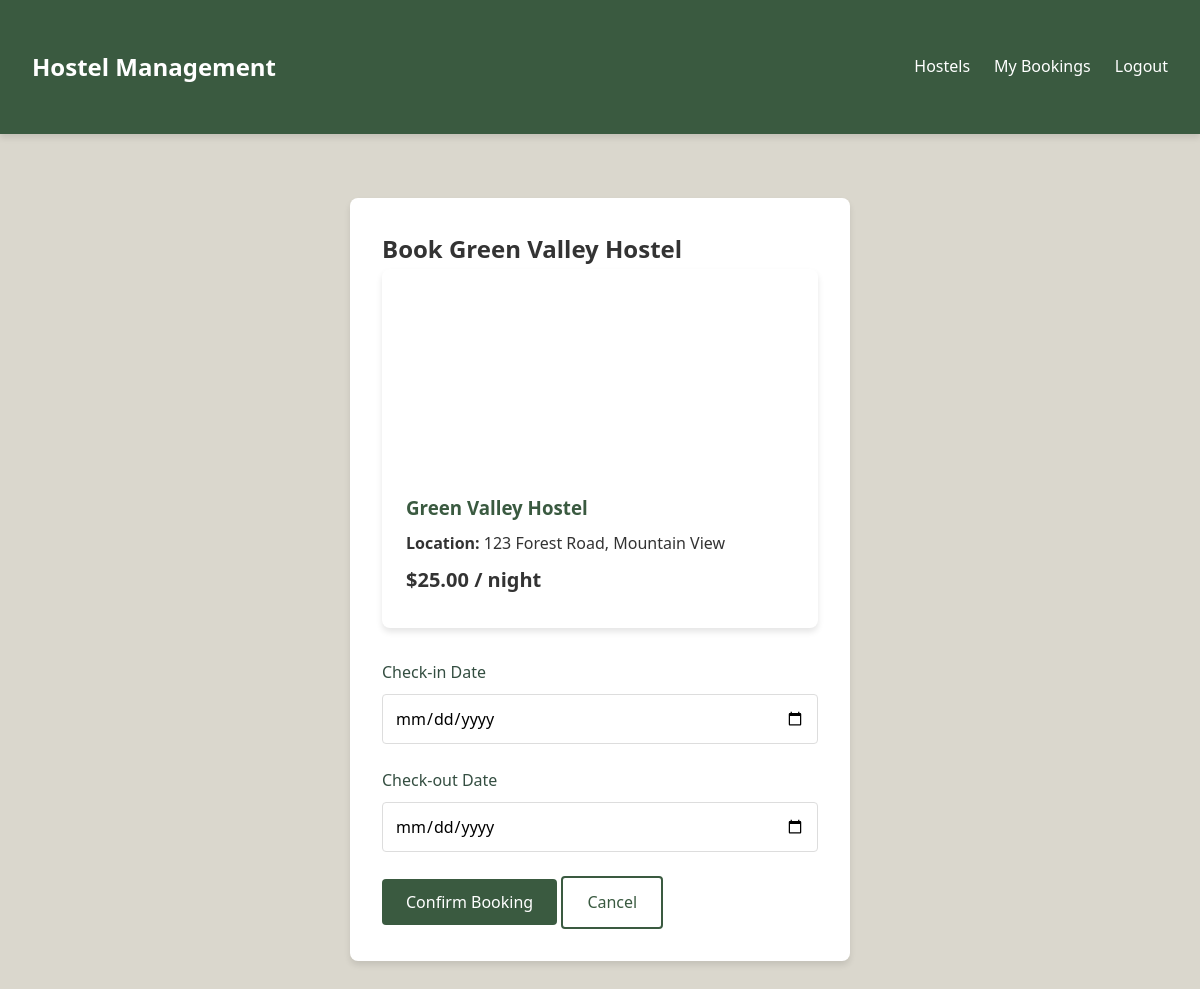
Page /book.php?id=1 (signed in) on the committed database.
### tables this page shows
CREATE TABLE IF NOT EXISTS hostels (
    id INT AUTO_INCREMENT PRIMARY KEY,
    name VARCHAR(100) NOT NULL,
    location VARCHAR(255) NOT NULL,
    description TEXT,
    price DECIMAL(10,2) NOT NULL,
    image_url VARCHAR(255),
    amenities TEXT,
    capacity INT,
    available_rooms INT,
    created_at TIMESTAMP DEFAULT CURRENT_TIMESTAMP,
    updated_at TIMESTAMP DEFAULT CURRENT_TIMESTAMP ON UPDATE CURRENT_TIMESTAMP
);

### book.php (the view, shortened to what this page needs)
<?php
require 'config.php';
$stmt = $pdo->prepare("SELECT * FROM hostels WHERE id = ?");
$stmt->execute([$_GET['id']]);
$hostel = $stmt->fetch();
?>
<!DOCTYPE html>
<html>
<head>
    <link rel="stylesheet" href="style.css">
</head>
<body>
    <header>
        <div class="container header-content">
            <div class="logo">Hostel Management</div>
            <nav>
                <ul>
                    <li><a href="hostel_world.php">Hostels</a></li>
                    <li><a href="my_bookings.php">My Bookings</a></li>
                    <li><a href="logout.php">Logout</a></li>
                </ul>
            </nav>
        </div>
    </header>
    <div class="container">
        <div class="form-container">
            <h2>Book <?= htmlspecialchars($hostel['name']) ?></h2>
            <div class="hostel-card" style="margin-bottom: 2rem;">
                <div class="hostel-img" style="background-image: url('<?= htmlspecialchars($hostel['image_url']) ?>')"></div>
                <div class="hostel-info">
                    <h3><?= htmlspecialchars($hostel['name']) ?></h3>
                    <p><strong>Location:</strong> <?= htmlspecialchars($hostel['location']) ?></p>
                    <p class="hostel-price">$<?= number_format($hostel['price'], 2) ?> / night</p>
                </div>
            </div>
            <form method="POST" action="">
                <div class="form-group">
                    <label>Check-in Date</label>
                    <input type="date" name="check_in" class="form-control" required min="<?= date('Y-m-d') ?>">
                </div>
                <div class="form-group">
                    <label>Check-out Date</label>
                    <input type="date" name="check_out" class="form-control" required min="<?= date('Y-m-d', strtotime('+1 day')) ?>">
                </div>
                <button type="submit" class="btn">Confirm Booking</button>
                <a href="hostel_world.php" class="btn btn-outline">Cancel</a>
            </form>
        </div>
    </div>
</body>
</html>

### style.css (style rules this page uses)
:root { --primary: #3a5a40; --secondary: #588157; --accent: #a3b18a; --light: #dad7cd; --dark: #344e41; --white: #ffffff; --black: #333333; --shadow: 0 4px 6px rgba(0, 0, 0, 0.1); }
* { margin: 0; padding: 0; box-sizing: border-box; font-family: 'Segoe UI', Tahoma, Geneva, Verdana, sans-serif; }
body { background-color: var(--light); color: var(--black); line-height: 1.6; min-height: 100vh; }
body::before { content: ''; position: fixed; top: 0; left: 0; width: 100%; height: 100%; background-image: url('https://images.unsplash.com/photo-1518562180175-34a163b1a9a9?ixlib=rb-1.2.1&auto=format&fit=crop&w=1350&q=80'); background-size: cover; background-position: center; opacity: 0.1; z-index: -1; }
.container { width: 100%; max-width: 1200px; margin: 0 auto; padding: 2rem; }
header { background-color: var(--primary); color: var(--white); padding: 1rem 0; box-shadow: var(--shadow); }
.header-content { display: flex; justify-content: space-between; align-items: center; }
.logo { font-size: 1.5rem; font-weight: bold; }
nav ul { display: flex; list-style: none; }
nav ul li { margin-left: 1.5rem; }
nav ul li a { color: var(--white); text-decoration: none; font-weight: 500; transition: all 0.3s ease; }
.btn { display: inline-block; background-color: var(--primary); color: var(--white); padding: 0.75rem 1.5rem; border: none; border-radius: 4px; cursor: pointer; font-size: 1rem; font-weight: 500; text-align: center; text-decoration: none; transition: all 0.3s ease; }
.btn-outline { background-color: transparent; border: 2px solid var(--primary); color: var(--primary); }
.form-container { background-color: var(--white); border-radius: 8px; box-shadow: var(--shadow); padding: 2rem; max-width: 500px; margin: 2rem auto; }
.form-group { margin-bottom: 1.5rem; }
.form-group label { display: block; margin-bottom: 0.5rem; font-weight: 500; color: var(--dark); }
.form-control { width: 100%; padding: 0.75rem; border: 1px solid #ddd; border-radius: 4px; font-size: 1rem; transition: border-color 0.3s ease; }
.hostel-card { background-color: var(--white); border-radius: 8px; overflow: hidden; box-shadow: var(--shadow); transition: all 0.3s ease; }
.hostel-img { height: 200px; background-size: cover; background-position: center; background-repeat: no-repeat; }
.hostel-info { padding: 1.5rem; }
.hostel-info h3 { color: var(--primary); margin-bottom: 0.5rem; }
.hostel-info p { margin-bottom: 0.5rem; color: var(--black); }
.hostel-price { font-weight: bold; color: var(--secondary); font-size: 1.25rem; }

### rows in the picture
hostels: name "Green Valley Hostel", location "123 Forest Road, Mountain View", price "25.00"
